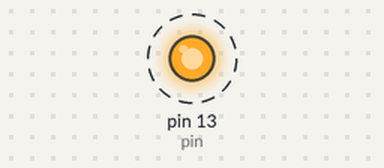
A sketch run on a simulated Arduino Uno, built with avr-gcc and run on an emulated ATmega328P. Shown: output pins drawn as LEDs (lit = HIGH). Dashed ring = blinking.

Above: at 0.2 s.
Timing chart, 0 to 3.0 s (numbered marks = the images above):
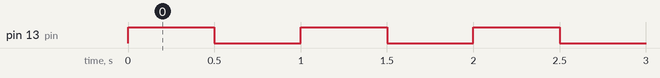

The sketch:

transistor.ino
```cpp
/**
 * transistor
 * This is just like a blink
 * but controlling the current flow with a transistor
 * it is like a digital switch
 *
 */
int pin = 13;
 void setup(){
 pinMode(pin,OUTPUT);
 }

 void loop(){

   digitalWrite(pin,HIGH);
   delay(500);
   digitalWrite(pin,LOW);
   delay(500);

 }
```

Measured:
- by itself, pin 13 (pin): alternates HIGH for 0.50 s and LOW for 0.50 s
